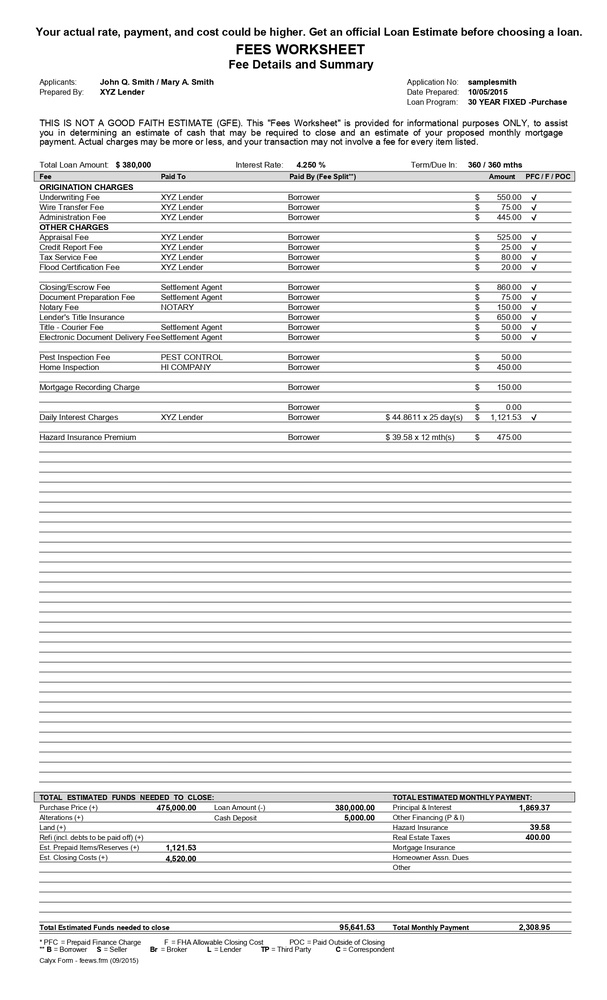
#> input picture document.jpg, 607 x 1000 px, shrunk from 1275 x 2100 before the run
$ python noisereduction.py
#> lines starting #> are read from the running program, lines starting #| are printed output that depends on the picture
import cv2
# Noise reduction and diff types of filtering and blur

# Load image
img = cv2.imread("document.jpg")
#> img is the input picture: shape (1000, 607, 3); min 0, max 255, mean 236.4

# Apply Gaussian Blur
gaussian = cv2.GaussianBlur(img, (5,5), 0)

# Apply Median Filtering
median = cv2.medianBlur(img, 5)
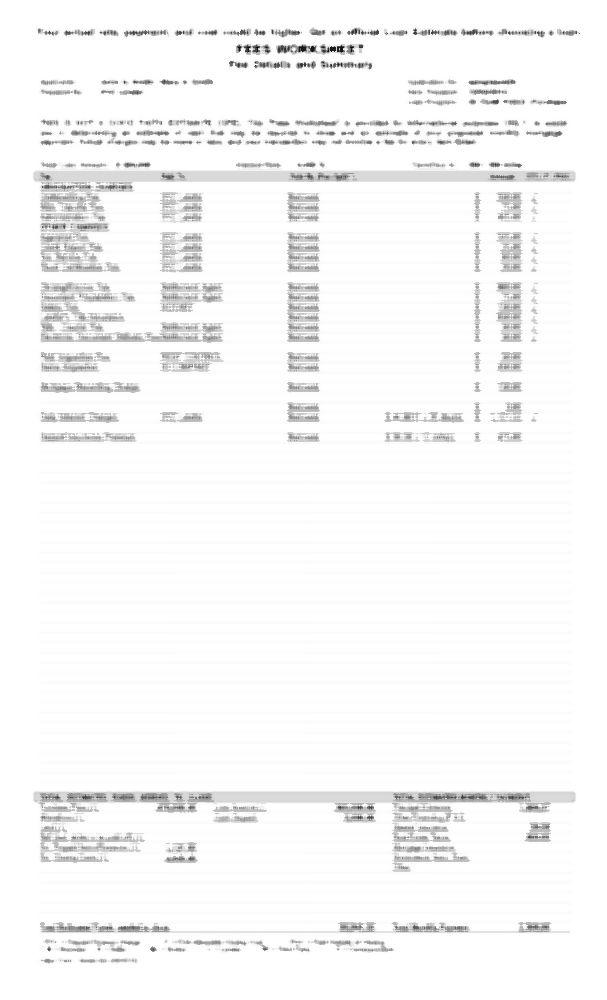
#> median: shape (1000, 607, 3); min 8, max 255, mean 247

# Apply Bilateral Filtering
bilateral = cv2.bilateralFilter(img, 9, 75, 75)

# Show results
cv2.imshow("Original", img)
cv2.imshow("Gaussian Blur", gaussian)
cv2.imshow("Median Filtering", median)
cv2.imshow("Bilateral Filtering", bilateral)
cv2.waitKey(0)
cv2.destroyAllWindows()
